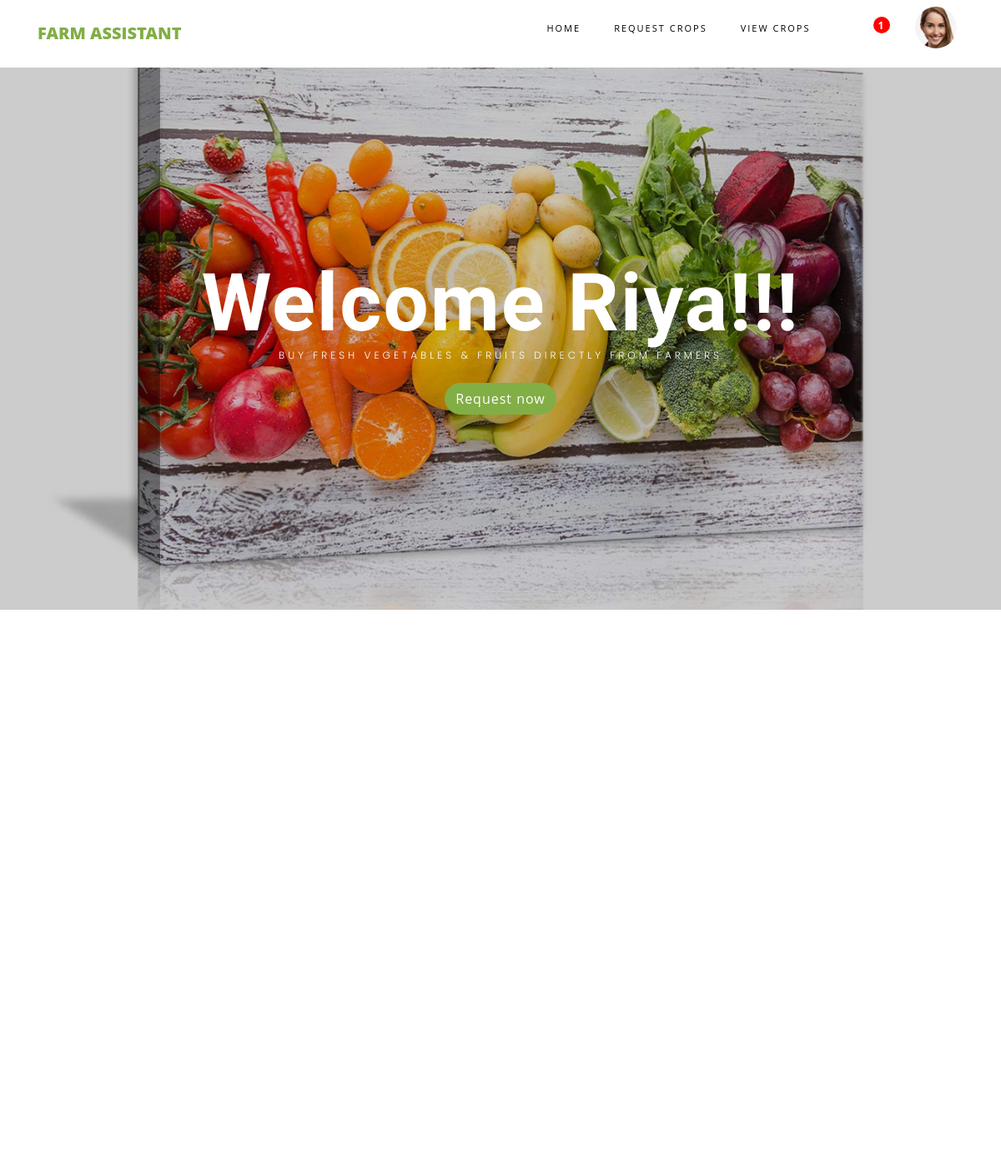
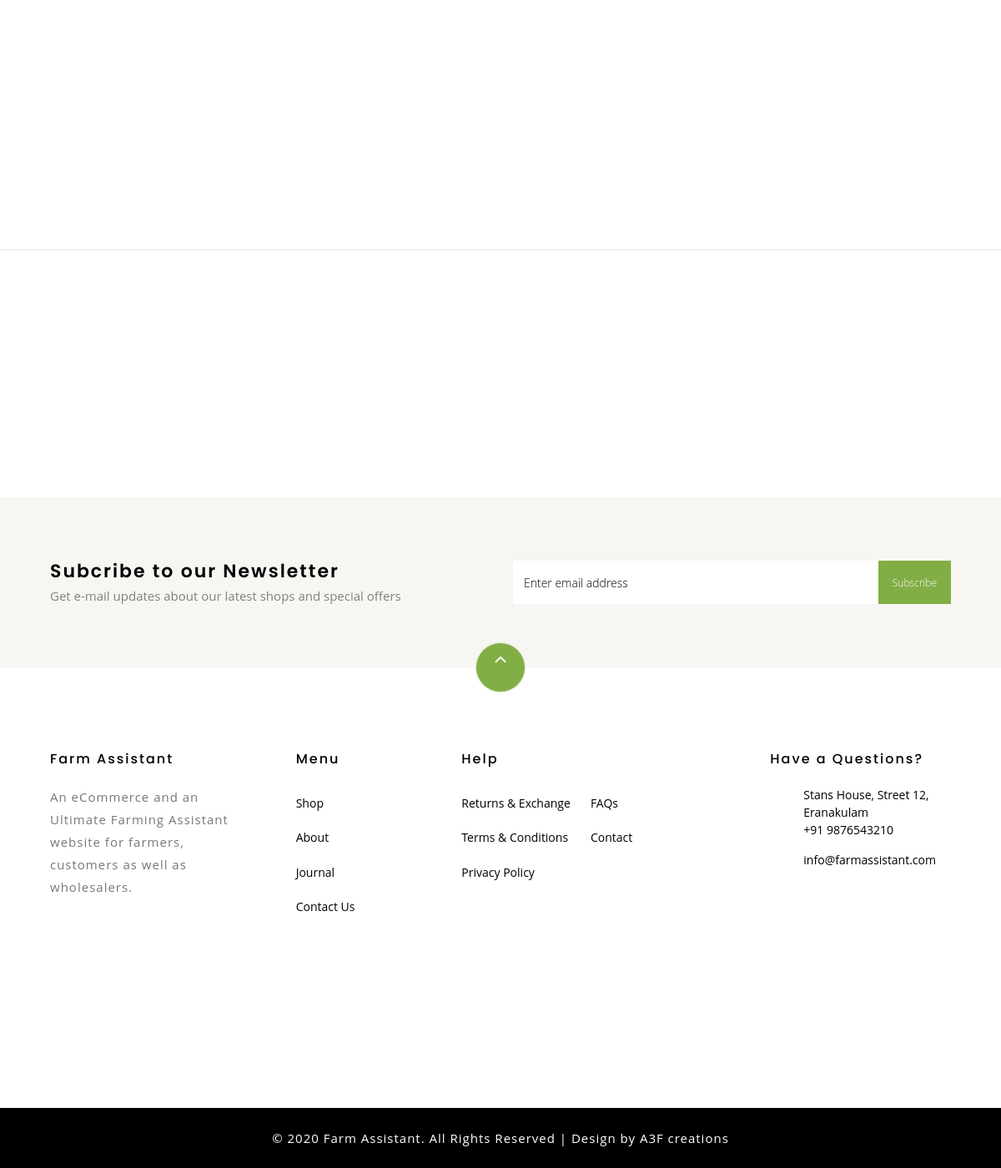
/supplier.php (signed in), run on the app's committed database (2 pictures, top to bottom).
### tables this page shows
CREATE TABLE IF NOT EXISTS `register` (
  `name` varchar(30) NOT NULL,
  `type` varchar(10) NOT NULL,
  `email` varchar(30) NOT NULL,
  `number` varchar(11) NOT NULL,
  `psw` varchar(20) NOT NULL,
  `psw_repeat` varchar(20) NOT NULL,
  `image` varchar(20) NOT NULL,
  PRIMARY KEY (`email`)
);

### web/supplier.php (the view, shortened to what this page needs)
<!DOCTYPE html>
<html lang="en">
  <head>
    <link rel="stylesheet" href="css/open-iconic-bootstrap.min.css">
    <link rel="stylesheet" href="css/animate.css">
    <link rel="stylesheet" href="css/owl.carousel.min.css">
    <link rel="stylesheet" href="css/owl.theme.default.min.css">
    <link rel="stylesheet" href="css/magnific-popup.css">
    <link rel="stylesheet" href="css/aos.css">
    <link rel="stylesheet" href="css/ionicons.min.css">
    <link rel="stylesheet" href="css/bootstrap-datepicker.css">
    <link rel="stylesheet" href="css/jquery.timepicker.css">
    <link rel="stylesheet" href="css/flaticon.css">
    <link rel="stylesheet" href="css/icomoon.css">
      <link href="css/style.css" rel="stylesheet" type="text/css" media="all" />
       <link href="css/style1.css" rel="stylesheet" type="text/css" media="all" />
   <link href="css/all-min.css" rel="stylesheet" type="text/css" media="all" />
       <link href="css/font-awesome.css" rel="stylesheet" type="text/css" media="all" />
      <?php
      include('connection.php');
      $u=$_SESSION['u'];
      ?>
  </head>
  <body class="goto-here">
    <nav class="navbar navbar-expand-lg navbar-dark ftco_navbar bg-dark ftco-navbar-light" id="ftco-navbar">
	    <div class="container">
	      <a class="navbar-brand" href="#">Farm Assistant</a>
	      <div class="collapse navbar-collapse" id="ftco-nav">
	        <ul class="navbar-nav ml-auto">
	          <li class="nav-item  cta cta-colored"><a href="supplier.php" class="nav-link">Home</a></li>
			  <li class="nav-item"><a href="req_crop.html" class="nav-link">Request Crops</a></li>
              <li class="nav-item"><a href="view_crop_check.php" class="nav-link">View Crops</a></li>
			  <li class="nav-item dropdown-tog notification"><a href="#" class="nav-link"data-toggle="dropdown"><i class="icon-bell-o" style="font-size: 20px"></i><?php if($_SESSION['n_count']!=0){ ?><span class="badge blue" style="padding-top: 2.5px"><?php echo $_SESSION['n_count']; ?></span></a>
                         <?php  }?>
                </li>
               <?php
                $a="SELECT * FROM register where email='$u'";
	            $sql=mysqli_query($conn,$a);
                while($row1=mysqli_fetch_assoc($sql))
                {
      ?>
				       <ul class="top_dp_agile ">
										 <a class="nav-link dropdown-tog" href="#" id="dropdown04" data-toggle="dropdown" aria-haspopup="true" aria-expanded="false">
											<div class="profile_img">
												<span class="prfil-img"><img src="<?php echo $row1["image"];  ?>" id="profile-pic" alt=""> </span>
											</div>
										</a>
						</ul>
	        </ul>
	      </div>
	    </div>
	  </nav>
    <section id="home-section" class="hero">
		  <div class="home-slider owl-carousel">
	      <div class="slider-item" style="background-image: url(images/bg_6.jpg);">
			  <div class="overlay"></div>
			         <div class="container">
								<div class="row slider-text justify-content-center align-items-center" data-scrollax-parent="true">
								  <div class="col-sm-12 ftco-animate text-center">
									<h1 >Welcome <?php echo $row1["name"]; } ?>!!! </h1>
									<h2 class="subheading mb-4">Buy fresh vegetables &amp; fruits directly from farmers</h2>
                                    <p><a href="req_crop.html" class="btn btn-primary">Request now</a></p>
								  </div>
                                </div>
                    </div>
            </div>
	    </div>
    </section>
    <section class="ftco-section">
			<div class="container">
				<div class="row no-gutters ftco-services">
        </div>
			</div>
		</section>
		<section class="ftco-section ftco-category ftco-no-pt">
			<div class="container">
				<div class="row">
					<div class="col-md-8">
						<div class="row">
							<div class="col-md-6 order-md-last align-items-stretch d-flex">
							</div>
							<div class="col-md-6">
							</div>
						</div>
					</div>
					<div class="col-md-4">
					</div>
				</div>
			</div>
		</section>
    <hr>
		<section class="ftco-section ftco-partner">
    	<div class="container">
    		<div class="row">
    		</div>
    	</div>
    </section>
<section class="ftco-section ftco-no-pt ftco-no-pb py-5 bg-light">
      <div class="container py-4">
        <div class="row d-flex justify-content-center py-5">
          <div class="col-md-6">
          	<h2 style="font-size: 22px;" class="mb-0">Subcribe to our Newsletter</h2>
          	<span>Get e-mail updates about our latest shops and special offers</span>
          </div>
          <div class="col-md-6 d-flex align-items-center">
            <form action="#" class="subscribe-form">
              <div class="form-group d-flex">
                <input type="text" class="form-control" placeholder="Enter email address">
                <input type="submit" value="Subscribe" class="submit px-3">
              </div>
            </form>
          </div>
        </div>
      </div>
    </section>
    <footer class="ftco-footer ftco-section">
      <div class="container">
      	<div class="row">
      		<div class="mouse">
						<a href="#" class="mouse-icon">
							<div class="mouse-wheel"><span class="ion-ios-arrow-up"></span></div>
						</a>
					</div>
      	</div>
        <div class="row mb-5">
         <div class="col-md">
            <div class="ftco-footer-widget mb-4">
              <h2 class="ftco-heading-2">Farm Assistant</h2>
              <p>An eCommerce and an Ultimate Farming Assistant website for farmers, customers as well as wholesalers.</p>
              <ul class="ftco-footer-social list-unstyled float-md-left float-lft mt-5">
              </ul>
            </div>
          </div>
          <div class="col-md">
            <div class="ftco-footer-widget mb-4 ml-md-5">
              <h2 class="ftco-heading-2">Menu</h2>
              <ul class="list-unstyled">
                <li><a href="#" class="py-2 d-block">Shop</a></li>
                <li><a href="#" class="py-2 d-block">About</a></li>
                <li><a href="#" class="py-2 d-block">Journal</a></li>
                <li><a href="#" class="py-2 d-block">Contact Us</a></li>
              </ul>
            </div>
          </div>
          <div class="col-md-4">
             <div class="ftco-footer-widget mb-4">
              <h2 class="ftco-heading-2">Help</h2>
              <div class="d-flex">
	              <ul class="list-unstyled mr-l-5 pr-l-3 mr-4">
	                <li><a href="#" class="py-2 d-block">Returns &amp; Exchange</a></li>
	                <li><a href="#" class="py-2 d-block">Terms &amp; Conditions</a></li>
	                <li><a href="#" class="py-2 d-block">Privacy Policy</a></li>
	              </ul>
	              <ul class="list-unstyled">
	                <li><a href="#" class="py-2 d-block">FAQs</a></li>
	                <li><a href="#" class="py-2 d-block">Contact</a></li>
	              </ul>
	            </div>
            </div>
          </div>
          <div class="col-md">
            <div class="ftco-footer-widget mb-4">
            	<h2 class="ftco-heading-2">Have a Questions?</h2>
            	<div class="block-23 mb-3">
	              <ul>
	                <li><span class="icon icon-map-marker"></span><span class="text">Stans House, Street 12, Eranakulam</span></li>
	                <li><a href="#"><span class="icon icon-phone"></span><span class="text">+91 9876543210</span></a></li>
	                <li><a href="#"><span class="icon icon-envelope"></span><span class="text">info@farmassistant.com</span></a></li>
	              </ul>
	            </div>
            </div>
          </div>
        </div>
          </div>
        </footer>
<div class="copyrights">
	 <p>© 2020 Farm Assistant. All Rights Reserved | Design by A3F creations </p>
</div>
  </body>
</html>

### web/css/icomoon.css (style rules this page uses)
[class^="icon-"], [class*=" icon-"] { font-family: 'icomoon' !important; speak: none; font-style: normal; font-weight: normal; font-variant: normal; text-transform: none; line-height: 1; -webkit-font-smoothing: antialiased; -moz-osx-font-smoothing: grayscale; }
.icon-map-marker:before { content: "\f041"; }
.icon-phone:before { content: "\f095"; }
.icon-bell-o:before { content: "\f0a2"; }
.icon-envelope:before { content: "\f0e0"; }

### web/css/style1.css (style rules this page uses)
ul.top_dp_agile { position: relative; }
.badge.blue { font-size: 12px; font-weight: bold; color: #FFF; background: #e53238; line-height: 15px; width: 20px; height: 20px; border-radius: 2em; -webkit-border-radius: 2em; -moz-border-radius: 2em; -o-border-radius: 2em; text-align: center; display: inline-block; position: absolute; top: -13%; padding: 2px 0 0; left: 57%; border-radius: 50%; -webkit-border-radius: 50%; -moz-border-radius: 50%; -o-border-radius: 50%; }
.form-control { display: block; width: 100%; height: 37px; padding: 14px 12px; font-size: 14px; line-height: 1.42857143; color: #777; background-color: #fff; background-image: none; border: 1px solid #ddd; border-radius: 0; -webkit-box-shadow: inset 0 1px 1px rgba(0,0,0,.075); box-shadow: inset 0 1px 1px rgba(0,0,0,.075); -webkit-transition: border-color ease-in-out .15s,-webkit-box-shadow ease-in-out .15s; -o-transition: border-color ease-in-out .15s,box-shadow ease-in-out .15s; transition: border-color ease-in-out .15s,box-shadow ease-in-out .15s; }
button, input, select, textarea { font-family: inherit; font-size: inherit; line-height: inherit; }
.copyrights { padding: 1.5em 0em; text-align: center; box-shadow: 0 1px 1px rgba(0,0,0,.05); -o-box-shadow: 0 1px 1px rgba(0,0,0,.05); -webkit-box-shadow: 0 1px 1px rgba(0,0,0,.05); -moz-box-shadow: 0 1px 1px rgba(0,0,0,.05); background: #000; }
.copyrights p { font-size: 1em; color: #fff; margin-bottom: 0; }

### data on the page
register: image (picture), name "Riya"

### other printed values
$_SESSION['n_count'] "1"
